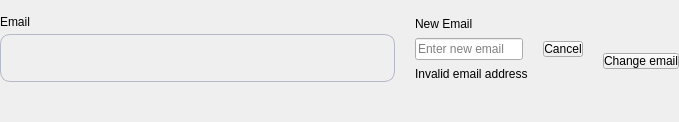
                       <widget class="QFrame" name="profile_email_frame">
                        <property name="frameShape">
                         <enum>QFrame::NoFrame</enum>
                        </property>
                        <property name="frameShadow">
                         <enum>QFrame::Raised</enum>
                        </property>
                        <layout class="QHBoxLayout" name="profile_email_layout">
                         <property name="spacing">
                          <number>20</number>
                         </property>
                         <property name="sizeConstraint">
                          <enum>QLayout::SetDefaultConstraint</enum>
                         </property>
                         <property name="leftMargin">
                          <number>0</number>
                         </property>
                         <property name="topMargin">
                          <number>15</number>
                         </property>
                         <property name="rightMargin">
                          <number>0</number>
                         </property>
                         <property name="bottomMargin">
                          <number>40</number>
                         </property>
                         <item alignment="Qt::AlignTop">
                          <widget class="QFrame" name="profile_old_email_frame">
                           <property name="minimumSize">
                            <size>
                             <width>0</width>
                             <height>0</height>
                            </size>
                           </property>
                           <property name="frameShape">
                            <enum>QFrame::NoFrame</enum>
                           </property>
                           <property name="frameShadow">
                            <enum>QFrame::Raised</enum>
                           </property>
                           <layout class="QVBoxLayout" name="profile_old_email_layout">
                            <property name="spacing">
                             <number>5</number>
                            </property>
                            <property name="leftMargin">
                             <number>0</number>
                            </property>
                            <property name="topMargin">
                             <number>0</number>
                            </property>
                            <property name="rightMargin">
                             <number>0</number>
                            </property>
                            <property name="bottomMargin">
                             <number>0</number>
                            </property>
                            <item>
                             <widget class="QLabel" name="profile_email">
                              <property name="styleSheet">
                               <string notr="true"/>
                              </property>
                              <property name="text">
                               <string>Email</string>
                              </property>
                              <property name="alignment">
                               <set>Qt::AlignJustify|Qt::AlignVCenter</set>
                              </property>
                             </widget>
                            </item>
                            <item>
                             <widget class="QLabel" name="profile_email_field">
                              <property name="styleSheet">
                               <string notr="true">min-width: 363px;
min-height: 46px;
max-width: 363px;
max-height: 46px;
border-radius: 10px;
border: 1px solid #B5B8C7;
padding-left: 15px;
padding-right: 15px;
font-size: 16px;
color: #757C9F;</string>
                              </property>
                              <property name="text">
                               <string/>
                              </property>
                             </widget>
                            </item>
                           </layout>
                          </widget>
                         </item>
                         <item>
                          <widget class="QFrame" name="profile_new_email_frame">
                           <property name="minimumSize">
                            <size>
                             <width>0</width>
                             <height>0</height>
                            </size>
                           </property>
                           <property name="frameShape">
                            <enum>QFrame::NoFrame</enum>
                           </property>
                           <property name="frameShadow">
                            <enum>QFrame::Raised</enum>
                           </property>
                           <layout class="QVBoxLayout" name="profile_new_email_layout">
                            <property name="spacing">
                             <number>5</number>
                            </property>
                            <property name="leftMargin">
                             <number>0</number>
                            </property>
                            <property name="topMargin">
                             <number>0</number>
                            </property>
                            <property name="rightMargin">
                             <number>0</number>
                            </property>
                            <property name="bottomMargin">
                             <number>0</number>
                            </property>
                            <item>
                             <widget class="QLabel" name="profile_new_email">
                              <property name="styleSheet">
                               <string notr="true"/>
                              </property>
                              <property name="text">
                               <string>New Email</string>
                              </property>
                              <property name="alignment">
                               <set>Qt::AlignJustify|Qt::AlignVCenter</set>
                              </property>
                             </widget>
                            </item>
                            <item>
                             <widget class="QFrame" name="profile_new_email2_frame">
                              <property name="minimumSize">
                               <size>
                                <width>0</width>
                                <height>0</height>
                               </size>
                              </property>
                              <property name="frameShape">
                               <enum>QFrame::NoFrame</enum>
                              </property>
                              <property name="frameShadow">
                               <enum>QFrame::Raised</enum>
                              </property>
                              <layout class="QHBoxLayout" name="profile_new_email2_layout">
                               <property name="spacing">
                                <number>20</number>
                               </property>
                               <property name="leftMargin">
                                <number>0</number>
                               </property>
                               <property name="topMargin">
                                <number>0</number>
                               </property>
                               <property name="rightMargin">
                                <number>0</number>
                               </property>
                               <property name="bottomMargin">
                                <number>0</number>
                               </property>
                               <item>
                                <widget class="QLineEdit" name="profile_new_email_input">
                                 <property name="placeholderText">
                                  <string>Enter new email</string>
                                 </property>
                                </widget>
                               </item>
                               <item>
                                <widget class="QPushButton" name="profile_email_cancel_butt">
                                 <property name="sizePolicy">
                                  <sizepolicy hsizetype="Minimum" vsizetype="Fixed">
                                   <horstretch>0</horstretch>
                                   <verstretch>0</verstretch>
                                  </sizepolicy>
                                 </property>
                                 <property name="cursor">
                                  <cursorShape>PointingHandCursor</cursorShape>
                                 </property>
                                 <property name="styleSheet">
                                  <string notr="true">margin-top: 1px;</string>
                                 </property>
                                 <property name="text">
                                  <string>Cancel</string>
                                 </property>
                                </widget>
                               </item>
                              </layout>
                             </widget>
                            </item>
                            <item>
                             <widget class="QLabel" name="profile_error_email">
                              <property name="focusPolicy">
                               <enum>Qt::NoFocus</enum>
                              </property>
                              <property name="styleSheet">
                               <string notr="true"/>
                              </property>
                              <property name="text">
                               <string>Invalid email address</string>
                              </property>
                              <property name="alignment">
                               <set>Qt::AlignJustify|Qt::AlignVCenter</set>
                              </property>
                             </widget>
                            </item>
                           </layout>
                          </widget>
                         </item>
                         <item>
                          <widget class="QPushButton" name="profile_change_email_butt">
                           <property name="cursor">
                            <cursorShape>PointingHandCursor</cursorShape>
                           </property>
                           <property name="styleSheet">
                            <string notr="true">margin-top: 26px;</string>
                           </property>
                           <property name="text">
                            <string>Change email</string>
                           </property>
                          </widget>
                         </item>
                        </layout>
                       </widget>
